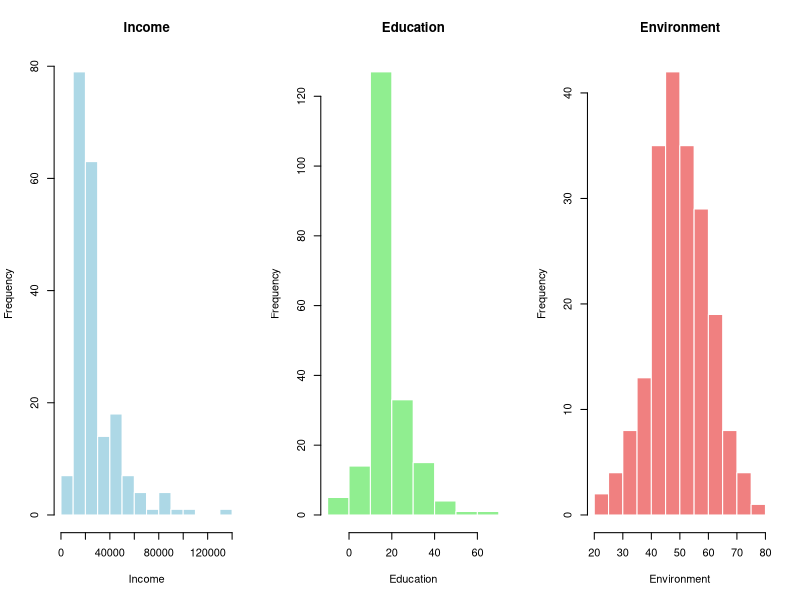

Here is the R script that generated this plot:
## ---- chunk 1
set.seed(1234)
n <- 200
rho <- -0.10
## ---- chunk 2
# Base skewed income distribution
income <- rlnorm(n, meanlog = 10, sdlog = 0.45)

# Add a few outliers
outlier_id <- sample(1:n, 15)
income[outlier_id] <- income[outlier_id] * c(2.8, 3.5)

summary(income)
## ---- chunk 3
# Create a similar skewed variable on a different scale
education <- 8 + 0.00035 * income + rnorm(n, mean = 0, sd = 1.2)

# Keep the scale realistic and positive
education <- pmax(education, 1)

# change few observations to reduce correlation with income
randompick <- sample(1:n, 50)
education[randompick] <- education[randompick] + c(sample(-20:20, 50, replace = TRUE))

summary(education)
## ---- chunk 4
# Standardize income
x <- as.numeric(scale(income))

# Independent normal noise
z <- rnorm(n)

# Remove sample correlation between z and x
z_orth <- resid(lm(z ~ x))

# Standardize orthogonal component
z_orth <- as.numeric(scale(z_orth))

# Construct standardized environment with exact sample correlation rho with x
environment_std <- rho * x + sqrt(1 - rho^2) * z_orth

# Put on a convenient scale
environment <- 50 + 10 * environment_std

summary(environment)
## ---- chunk 5
dat <- data.frame(
  income = round(income, 2),
  education = round(education, 2),
  environment = round(environment, 2)
)
## ---- chunk 6
cor(dat)
## ---- chunk 7
par(mfrow=c(1,3))
hist(dat$income, main="Income", xlab="Income", col="lightblue", border="white")
hist(dat$education, main="Education", xlab="Education", col="lightgreen", border="white")
hist(dat$environment, main="Environment", xlab="Environment", col="lightcoral", border="white")
## ---- chunk 8
write.csv(dat, "synthetic_data.csv", row.names = FALSE)
